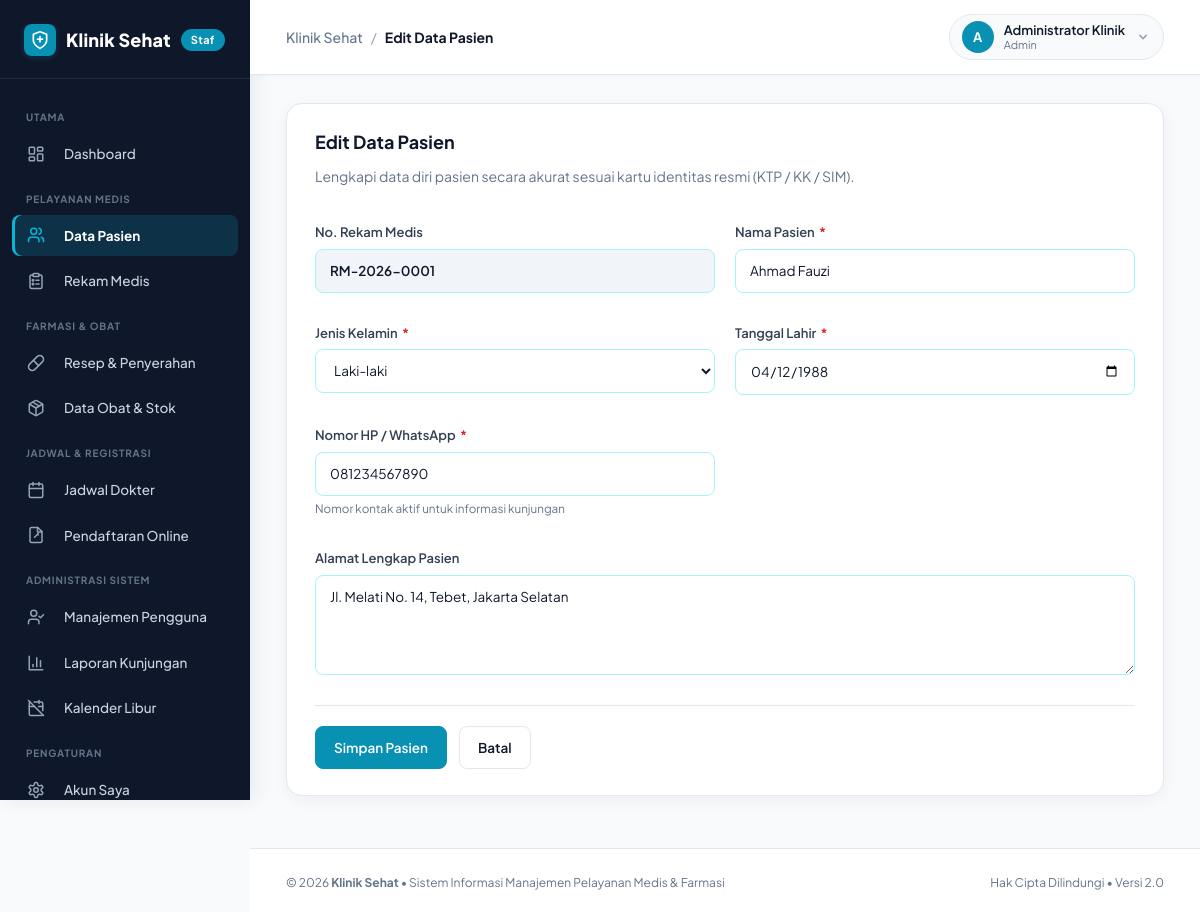
/index.php?url=pasien/edit/1 (signed in), run on the app's committed database.
### tables this page shows
CREATE TABLE users (
    id_user INT AUTO_INCREMENT PRIMARY KEY,
    nama VARCHAR(100) NOT NULL,
    username VARCHAR(50) NOT NULL UNIQUE,
    password VARCHAR(255) NOT NULL,
    role ENUM('admin', 'resepsionis', 'dokter', 'apoteker') NOT NULL DEFAULT 'admin',
    is_active TINYINT(1) NOT NULL DEFAULT 1,
    aktif_mulai DATE NOT NULL,
    aktif_sampai DATE NOT NULL,
    created_at TIMESTAMP DEFAULT CURRENT_TIMESTAMP
);

CREATE TABLE pasien (
    id_pasien INT AUTO_INCREMENT PRIMARY KEY,
    no_rm VARCHAR(20) NOT NULL UNIQUE,
    nama_pasien VARCHAR(100) NOT NULL,
    jenis_kelamin ENUM('L', 'P') NOT NULL,
    tanggal_lahir DATE NOT NULL,
    alamat TEXT,
    no_hp VARCHAR(20),
    created_at TIMESTAMP DEFAULT CURRENT_TIMESTAMP
);

### controllers/PasienController.php (called while the page is built, shortened)
<?php
require_once __DIR__ . '/../models/Pasien.php';
class PasienController extends Controller
{
    private $pasien;
    public function __construct()
    {
        require_role('admin', 'dokter', 'resepsionis');
        $this->pasien = new Pasien();
    }
    public function edit($id = 0)
    {
        $item = $this->pasien->find((int) $id);
        $this->view('pasien/form', [
            'title'  => 'Edit Data Pasien',
            'item'   => $item,
            'action' => route('pasien/update/' . $item['id_pasien'])
        ]);
    }
}

### index.php (called while the page is built, shortened)
<?php
require_once __DIR__ . '/core/Database.php';
require_once __DIR__ . '/core/Model.php';
require_once __DIR__ . '/core/Icon.php';
function icon($name, $class = '', $size = 18, $strokeWidth = 2)
{
    return Icon::render($name, $class, $size, $strokeWidth);
}
function e($value)
{
    return htmlspecialchars((string) $value, ENT_QUOTES, 'UTF-8');
}
function route($path = '')
{
    return BASE_URL . '/index.php?url=' . $path;
}
function asset($path)
{
    $file = __DIR__ . '/public/' . $path;
    $version = is_file($file) ? '?v=' . filemtime($file) : '';
    return BASE_URL . '/public/' . $path . $version;
}
function is_logged_in()
{
    return isset($_SESSION['user']);
}
function current_user()
{
    return $_SESSION['user'] ?? null;
}
function has_role(...$roles)
{
    return is_logged_in() && in_array($_SESSION['user']['role'], $roles, true);
}
function require_login()
{
    $stmt = Database::connect()->prepare(
        "SELECT id_user, nama, username, role, is_active, aktif_mulai, aktif_sampai
         FROM users WHERE id_user = ? LIMIT 1"
    );
    $stmt->execute([$_SESSION['user']['id_user']]);
}
function require_role(...$roles)
{
    require_login();
}
function old($key, $default = '')
{
    return $_SESSION['old'][$key] ?? $default;
}
$url = trim($_GET['url'] ?? 'beranda', '/');
$parts = $url === '' ? ['beranda'] : explode('/', $url);
$method = preg_replace('/[^a-zA-Z]/', '', $parts[1] ?? 'index');
$params = array_slice($parts, 2);
$controller = new $class();
call_user_func_array([$controller, $method], $params);

### core/Database.php (called while the page is built, shortened)
<?php
class Database
{
    private static $pdo = null;
    public static function connect()
    {
        if (self::$pdo === null) {
            try {
                $dsn = "mysql:host=" . DB_HOST .
                       ";port=" . DB_PORT .
                       ";dbname=" . DB_NAME .
                       ";charset=utf8mb4";
                self::$pdo = new PDO(
                    $dsn,
                    DB_USER,
                    DB_PASS,
                    [
                        PDO::ATTR_ERRMODE => PDO::ERRMODE_EXCEPTION,
                        PDO::ATTR_DEFAULT_FETCH_MODE => PDO::FETCH_ASSOC,
                        PDO::ATTR_EMULATE_PREPARES => false
                    ]
                );
            } catch (PDOException $e) {
                error_log('Database connection failed: ' . $e->getMessage());
                http_response_code(500);
                die('Layanan sedang tidak tersedia. Silakan coba kembali.');
            }
        }
        return self::$pdo;
    }
}

### core/Model.php (called while the page is built, shortened)
<?php
require_once __DIR__ . '/Database.php';
class Model
{
    public function __construct()
    {
        $this->db = Database::connect();
    }
}

### models/Pasien.php (called while the page is built, shortened)
<?php
class Pasien extends Model
{
    public function find($id, $doctorId = null)
    {
        $sql = 'SELECT * FROM pasien WHERE id_pasien = ?';
        $params = [(int) $id];
        $stmt = $this->db->prepare($sql);
        $stmt->execute($params);
        return $stmt->fetch();
    }
}

### views/pasien/form.php (the view, shortened to what this page needs)
<?php
require __DIR__ . '/../layouts/header.php';
$v = function ($key) use ($item) {
    return e(old($key, $item[$key] ?? ''));
};
?>
<div class="panel">
    <h2><?= e($title) ?></h2>
    <p class="muted" style="margin-bottom: 20px;">Lengkapi data diri pasien secara akurat sesuai kartu identitas resmi (KTP / KK / SIM).</p>
    <form method="post" action="<?= $action ?>" class="staff-form" novalidate>
        <div class="staff-form-grid">
            <?php if ($item): ?>
                <div>
                    <label>No. Rekam Medis</label>
                    <input type="text" value="<?= e($item['no_rm']) ?>" disabled style="background: #f1f5f9; font-weight: 600;">
                </div>
            <?php endif; ?>
            <div>
                <label>Nama Pasien <span class="required">*</span></label>
                <input type="text" name="nama_pasien" value="<?= $v('nama_pasien') ?>" placeholder="Nama lengkap pasien" required>
            </div>
            <div>
                <label>Jenis Kelamin <span class="required">*</span></label>
                <select name="jenis_kelamin" required>
                    <option value="L" <?= $v('jenis_kelamin') === 'L' ? 'selected' : '' ?>>Laki-laki</option>
                </select>
            </div>
            <div>
                <label>Tanggal Lahir <span class="required">*</span></label>
                <input type="date" name="tanggal_lahir" value="<?= $v('tanggal_lahir') ?>" max="<?= date('Y-m-d') ?>" required>
            </div>
            <div>
                <label>Nomor HP / WhatsApp <span class="required">*</span></label>
                <input type="tel" name="no_hp" value="<?= $v('no_hp') ?>" placeholder="Contoh: 081234567890" required>
                <small class="muted">Nomor kontak aktif untuk informasi kunjungan</small>
            </div>
            <div class="field-wide">
                <label>Alamat Lengkap Pasien</label>
                <textarea name="alamat" rows="3" placeholder="Alamat domisili atau sesuai KTP"><?= $v('alamat') ?></textarea>
            </div>
        </div>
        <div class="form-actions" style="margin-top: 24px;">
            <button type="submit" class="btn btn-primary">Simpan Pasien</button>
            <a class="btn" href="<?= route('pasien') ?>">Batal</a>
        </div>
    </form>
</div>
<?php require __DIR__ . '/../layouts/footer.php'; ?>

### views/layouts/header.php (shortened to what this page needs)
<?php
$user = current_user();
$rawUrl = trim($_GET['url'] ?? 'dashboard', '/');
$urlSegments = explode('/', $rawUrl);
$activePage = $urlSegments[0] ?? 'dashboard';
?>
<!DOCTYPE html>
<html lang="id">
<head>
    <link rel="stylesheet" href="<?= asset('css/style.css') ?>">
</head>
<body>
<div class="layout">
    <aside class="sidebar" id="sidebar">
        <div class="brand">
            <a href="<?= route('dashboard') ?>" class="brand-link">
                <span class="brand-badge-icon"><?= icon('shield-plus', '', 20) ?></span>
                <span class="brand-title">Klinik Sehat</span>
                <span class="brand-ribbon">Staf</span>
            </a>
        </div>
        <nav>
            <div class="nav-section-label">UTAMA</div>
            <a href="<?= route('dashboard') ?>" class="<?= $activePage === 'dashboard' ? 'active' : '' ?>" <?= $activePage === 'dashboard' ? 'aria-current="page"' : '' ?>>
                <span class="nav-icon"><?= icon('layout-dashboard') ?></span> Dashboard
            </a>
            <?php if (has_role('admin', 'dokter', 'resepsionis')): ?>
                <div class="nav-section-label">PELAYANAN MEDIS</div>
                <a href="<?= route('pasien') ?>" class="<?= $activePage === 'pasien' ? 'active' : '' ?>" <?= $activePage === 'pasien' ? 'aria-current="page"' : '' ?>>
                    <span class="nav-icon"><?= icon('users') ?></span> Data Pasien
                </a>
            <?php endif; ?>
            <?php if (has_role('admin', 'dokter')): ?>
                <a href="<?= route('rekam_medis') ?>" class="<?= $activePage === 'rekam_medis' ? 'active' : '' ?>" <?= $activePage === 'rekam_medis' ? 'aria-current="page"' : '' ?>>
                    <span class="nav-icon"><?= icon('clipboard-list') ?></span> Rekam Medis
                </a>
            <?php endif; ?>
            <?php if (has_role('admin', 'dokter', 'apoteker')): ?>
                <div class="nav-section-label">FARMASI &amp; OBAT</div>
                <a href="<?= route('resep') ?>" class="<?= $activePage === 'resep' ? 'active' : '' ?>" <?= $activePage === 'resep' ? 'aria-current="page"' : '' ?>>
                    <span class="nav-icon"><?= icon('pill') ?></span> Resep &amp; Penyerahan
                </a>
                <a href="<?= route('obat') ?>" class="<?= $activePage === 'obat' ? 'active' : '' ?>" <?= $activePage === 'obat' ? 'aria-current="page"' : '' ?>>
                    <span class="nav-icon"><?= icon('package') ?></span> Data Obat &amp; Stok
                </a>
            <?php endif; ?>
            <?php if (has_role('admin', 'dokter', 'resepsionis')): ?>
                <div class="nav-section-label">JADWAL &amp; REGISTRASI</div>
                <a href="<?= route('jadwal') ?>" class="<?= $activePage === 'jadwal' ? 'active' : '' ?>" <?= $activePage === 'jadwal' ? 'aria-current="page"' : '' ?>>
                    <span class="nav-icon"><?= icon('calendar') ?></span> Jadwal Dokter
                </a>
            <?php endif; ?>
            <?php if (has_role('admin', 'resepsionis')): ?>
                <a href="<?= route('pendaftaran/verifikasi') ?>" class="<?= $activePage === 'pendaftaran' ? 'active' : '' ?>" <?= $activePage === 'pendaftaran' ? 'aria-current="page"' : '' ?>>
                    <span class="nav-icon"><?= icon('file-signature') ?></span> Pendaftaran Online
                </a>
            <?php endif; ?>
            <?php if (has_role('admin')): ?>
                <div class="nav-section-label">ADMINISTRASI SISTEM</div>
                <a href="<?= route('pengguna') ?>" class="<?= $activePage === 'pengguna' ? 'active' : '' ?>" <?= $activePage === 'pengguna' ? 'aria-current="page"' : '' ?>>
                    <span class="nav-icon"><?= icon('user-check') ?></span> Manajemen Pengguna
                </a>
                <a href="<?= route('laporan') ?>" class="<?= $activePage === 'laporan' ? 'active' : '' ?>" <?= $activePage === 'laporan' ? 'aria-current="page"' : '' ?>>
                    <span class="nav-icon"><?= icon('bar-chart-3') ?></span> Laporan Kunjungan
                </a>
                <a href="<?= route('hari_libur') ?>" class="<?= $activePage === 'hari_libur' ? 'active' : '' ?>" <?= $activePage === 'hari_libur' ? 'aria-current="page"' : '' ?>>
                    <span class="nav-icon"><?= icon('calendar-off') ?></span> Kalender Libur
                </a>
            <?php endif; ?>
            <div class="nav-section-label">PENGATURAN</div>
            <a href="<?= route('akun') ?>" class="<?= $activePage === 'akun' ? 'active' : '' ?>" <?= $activePage === 'akun' ? 'aria-current="page"' : '' ?>>
                <span class="nav-icon"><?= icon('settings') ?></span> Akun Saya
            </a>
        </nav>
    </aside>
    <div class="main-wrapper">
        <header class="top-navbar">
            <div class="top-nav-left">
                <div class="breadcrumb-trail">
                    <span class="breadcrumb-app">Klinik Sehat</span>
                    <span class="breadcrumb-separator">/</span>
                    <span class="breadcrumb-current"><?= e($title ?? 'Dashboard') ?></span>
                </div>
            </div>
            <div class="top-nav-right">
                <div class="user-profile-menu">
                    <button type="button" class="profile-trigger-btn" id="user-menu-btn" aria-expanded="false" aria-haspopup="true">
                        <span class="avatar-circle"><?= strtoupper(substr($user['nama'], 0, 1)) ?></span>
                        <div class="user-meta">
                            <span class="user-display-name"><?= e($user['nama']) ?></span>
                            <span class="user-display-role"><?= e(ucfirst($user['role'])) ?></span>
                        </div>
                        <svg class="dropdown-chevron" width="16" height="16" fill="currentColor" viewBox="0 0 20 20">
                            <path fill-rule="evenodd" d="M5.293 7.293a1 1 0 011.414 0L10 10.586l3.293-3.293a1 1 0 111.414 1.414l-4 4a1 1 0 01-1.414 0l-4-4a1 1 0 010-1.414z" clip-rule="evenodd"/>
                        </svg>
                    </button>
                </div>
            </div>
        </header>
        <main class="content-body">

### data on the page
users: nama "A", nama "Administrator Klinik", role "Admin"
pasien: no_rm "RM-2026-0001", nama_pasien "Ahmad Fauzi", jenis_kelamin "Laki-laki", tanggal_lahir "04/12/1988", no_hp "081234567890", alamat "Jl. Melati No. 14, Tebet, Jakarta Selatan"

### other printed values
$title "Edit Data Pasien"
